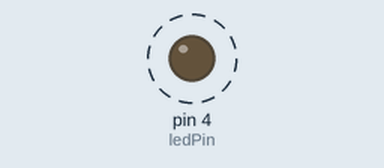
Simulated run of this sketch. Board: Arduino Uno, built with avr-gcc and run on an emulated ATmega328P. Shown: output pins drawn as LEDs (lit = HIGH). Dashed ring = blinking.

Above: at 0.2 s.
Timing chart, 0 to 3.0 s (numbered marks = the images above):
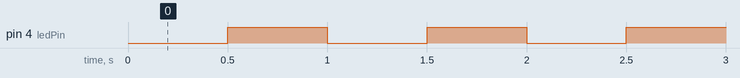

The sketch:

blink_1hz.ino.ino
```cpp
// ex02 1Hz LED闪烁，使用millis()实现无延时
const int ledPin = 4;
unsigned long previousTime = 0;
const long blinkInterval = 500; // 500ms亮、500ms灭，1Hz

void setup() {
  pinMode(ledPin, OUTPUT);
}

void loop() {
  unsigned long currentTime = millis();
  if (currentTime - previousTime >= blinkInterval) {
    previousTime = currentTime;
    digitalWrite(ledPin, !digitalRead(ledPin));
  }
}
```

Measured:
- by itself, pin 4 (ledPin): alternates HIGH for 0.50 s and LOW for 0.50 s
